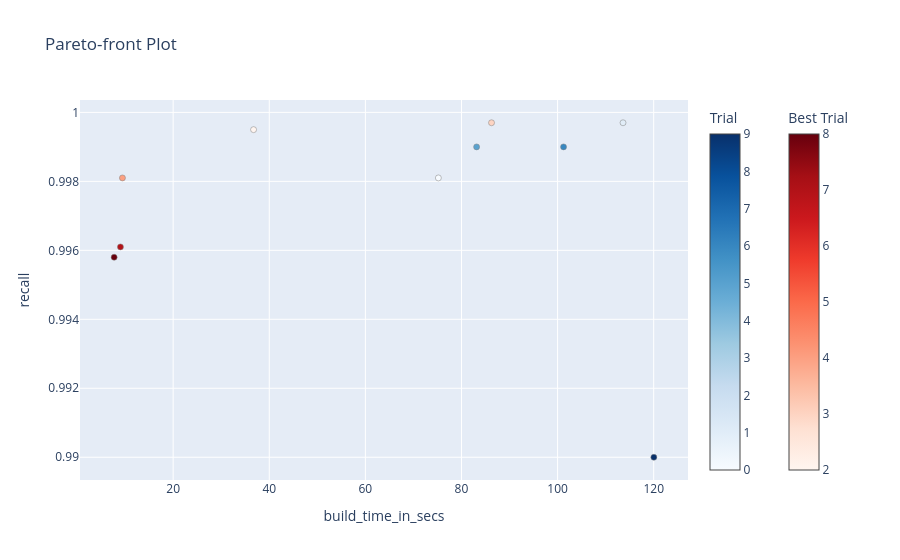
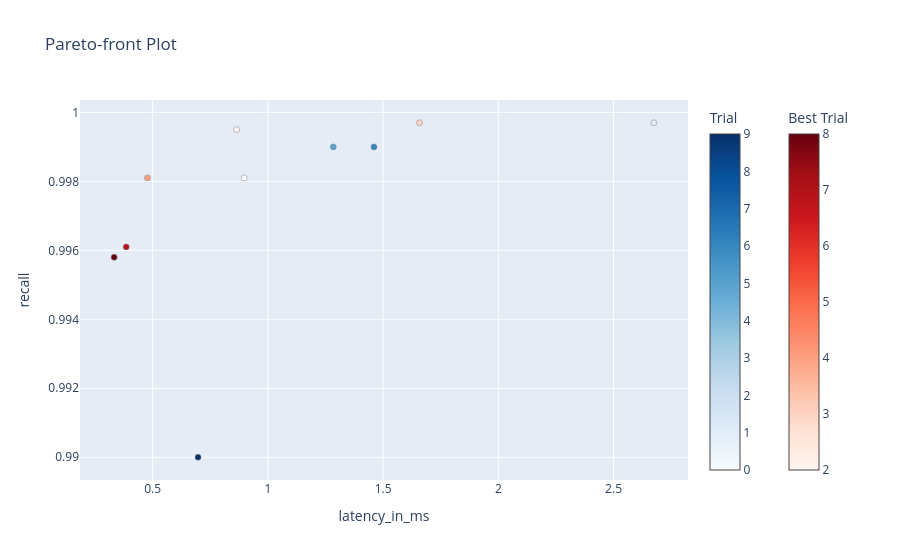

Notebook code cell kept with these figures, in order:
### Code cell
visualization(ivf_flat_study)

### Figure 1 — Plotly figure (JSON) as saved in the notebook; plotly's stock layout.template omitted (floating-point values rounded to 4 significant figures)
{"data": [{"hovertemplate": "%{text}<extra>Trial</extra>", "marker": {"color": [0, 1, 5, 6, 9], "colorbar": {"title": {"text": "Trial"}}, "colorscale": [[0, "rgb(247,251,255)"], [0.125, "rgb(222,235,247)"], [0.25, "rgb(198,219,239)"], [0.375, "rgb(158,202,225)"], [0.5, "rgb(107,174,214)"], [0.625, "rgb(66,146,198)"], [0.75, "rgb(33,113,181)"], [0.875, "rgb(8,81,156)"], [1, "rgb(8,48,107)"]], "line": {"color": "Grey", "width": 0.5}}, "mode": "markers", "showlegend": false, "text": ["{<br>  \"number\": 0,<br>  \"values\": [<br>    75.1913,<br>    0.8972,<br>    0.9981<br>  ],<br>  \"params\": {<br>    \"n_lists\": 52685,<br>    \"n_probes\": 3156<br>  }<br>}", "{<br>  \"number\": 1,<br>  \"values\": [<br>    113.6149,<br>    2.6748,<br>    0.9997<br>  ],<br>  \"params\": {<br>    \"n_lists\": 82860,<br>    \"n_probes\": 7149<br>  }<br>}", "{<br>  \"number\": 5,<br>  \"values\": [<br>    83.149,<br>    1.2837,<br>    0.999<br>  ],<br>  \"params\": {<br>    \"n_lists\": 59073,<br>    \"n_probes\": 4320<br>  }<br>}", "{<br>  \"number\": 6,<br>  \"values\": [<br>    101.2373,<br>    1.4603,<br>    0.999<br>  ],<br>  \"params\": {<br>    \"n_lists\": 74415,<br>    \"n_probes\": 4816<br>  }<br>}", "{<br>  \"number\": 9,<br>  \"values\": [<br>    120.0313,<br>    0.697,<br>    0.99<br>  ],<br>  \"params\": {<br>    \"n_lists\": 86293,<br>    \"n_probes\": 2296<br>  }<br>}"], "type": "scatter", "x": [75.19, 113.6, 83.15, 101.2, 120.0], "y": [0.9981, 0.9997, 0.999, 0.999, 0.99]}, {"hovertemplate": "%{text}<extra>Best Trial</extra>", "marker": {"color": [2, 3, 4, 7, 8], "colorbar": {"title": {"text": "Best Trial"}, "x": 1.1, "xpad": 40}, "colorscale": [[0, "rgb(255,245,240)"], [0.125, "rgb(254,224,210)"], [0.25, "rgb(252,187,161)"], [0.375, "rgb(252,146,114)"], [0.5, "rgb(251,106,74)"], [0.625, "rgb(239,59,44)"], [0.75, "rgb(203,24,29)"], [0.875, "rgb(165,15,21)"], [1, "rgb(103,0,13)"]], "line": {"color": "Grey", "width": 0.5}}, "mode": "markers", "showlegend": false, "text": ["{<br>  \"number\": 2,<br>  \"values\": [<br>    36.7357,<br>    0.864,<br>    0.9995<br>  ],<br>  \"params\": {<br>    \"n_lists\": 22940,<br>    \"n_probes\": 2270<br>  }<br>}", "{<br>  \"number\": 3,<br>  \"values\": [<br>    86.2527,<br>    1.6581,<br>    0.9997<br>  ],<br>  \"params\": {<br>    \"n_lists\": 61570,<br>    \"n_probes\": 5361<br>  }<br>}", "{<br>  \"number\": 4,<br>  \"values\": [<br>    9.4476,<br>    0.4777,<br>    0.9981<br>  ],<br>  \"params\": {<br>    \"n_lists\": 4074,<br>    \"n_probes\": 325<br>  }<br>}", "{<br>  \"number\": 7,<br>  \"values\": [<br>    9.032,<br>    0.3852,<br>    0.9961<br>  ],<br>  \"params\": {<br>    \"n_lists\": 2838,<br>    \"n_probes\": 182<br>  }<br>}", "{<br>  \"number\": 8,<br>  \"values\": [<br>    7.7224,<br>    0.333,<br>    0.9958<br>  ],<br>  \"params\": {<br>    \"n_lists\": 2642,<br>    \"n_probes\": 144<br>  }<br>}"], "type": "scatter", "x": [36.74, 86.25, 9.448, 9.032, 7.722], "y": [0.9995, 0.9997, 0.9981, 0.9961, 0.9958]}], "layout": {"title": {"text": "Pareto-front Plot"}, "xaxis": {"title": {"text": "build_time_in_secs"}}, "yaxis": {"title": {"text": "recall"}}}}

### Figure 2 — Plotly figure (JSON) as saved in the notebook; plotly's stock layout.template omitted (floating-point values rounded to 4 significant figures)
{"data": [{"hovertemplate": "%{text}<extra>Trial</extra>", "marker": {"color": [0, 1, 5, 6, 9], "colorbar": {"title": {"text": "Trial"}}, "colorscale": [[0, "rgb(247,251,255)"], [0.125, "rgb(222,235,247)"], [0.25, "rgb(198,219,239)"], [0.375, "rgb(158,202,225)"], [0.5, "rgb(107,174,214)"], [0.625, "rgb(66,146,198)"], [0.75, "rgb(33,113,181)"], [0.875, "rgb(8,81,156)"], [1, "rgb(8,48,107)"]], "line": {"color": "Grey", "width": 0.5}}, "mode": "markers", "showlegend": false, "text": ["{<br>  \"number\": 0,<br>  \"values\": [<br>    75.1913,<br>    0.8972,<br>    0.9981<br>  ],<br>  \"params\": {<br>    \"n_lists\": 52685,<br>    \"n_probes\": 3156<br>  }<br>}", "{<br>  \"number\": 1,<br>  \"values\": [<br>    113.6149,<br>    2.6748,<br>    0.9997<br>  ],<br>  \"params\": {<br>    \"n_lists\": 82860,<br>    \"n_probes\": 7149<br>  }<br>}", "{<br>  \"number\": 5,<br>  \"values\": [<br>    83.149,<br>    1.2837,<br>    0.999<br>  ],<br>  \"params\": {<br>    \"n_lists\": 59073,<br>    \"n_probes\": 4320<br>  }<br>}", "{<br>  \"number\": 6,<br>  \"values\": [<br>    101.2373,<br>    1.4603,<br>    0.999<br>  ],<br>  \"params\": {<br>    \"n_lists\": 74415,<br>    \"n_probes\": 4816<br>  }<br>}", "{<br>  \"number\": 9,<br>  \"values\": [<br>    120.0313,<br>    0.697,<br>    0.99<br>  ],<br>  \"params\": {<br>    \"n_lists\": 86293,<br>    \"n_probes\": 2296<br>  }<br>}"], "type": "scatter", "x": [0.8972, 2.675, 1.284, 1.46, 0.697], "y": [0.9981, 0.9997, 0.999, 0.999, 0.99]}, {"hovertemplate": "%{text}<extra>Best Trial</extra>", "marker": {"color": [2, 3, 4, 7, 8], "colorbar": {"title": {"text": "Best Trial"}, "x": 1.1, "xpad": 40}, "colorscale": [[0, "rgb(255,245,240)"], [0.125, "rgb(254,224,210)"], [0.25, "rgb(252,187,161)"], [0.375, "rgb(252,146,114)"], [0.5, "rgb(251,106,74)"], [0.625, "rgb(239,59,44)"], [0.75, "rgb(203,24,29)"], [0.875, "rgb(165,15,21)"], [1, "rgb(103,0,13)"]], "line": {"color": "Grey", "width": 0.5}}, "mode": "markers", "showlegend": false, "text": ["{<br>  \"number\": 2,<br>  \"values\": [<br>    36.7357,<br>    0.864,<br>    0.9995<br>  ],<br>  \"params\": {<br>    \"n_lists\": 22940,<br>    \"n_probes\": 2270<br>  }<br>}", "{<br>  \"number\": 3,<br>  \"values\": [<br>    86.2527,<br>    1.6581,<br>    0.9997<br>  ],<br>  \"params\": {<br>    \"n_lists\": 61570,<br>    \"n_probes\": 5361<br>  }<br>}", "{<br>  \"number\": 4,<br>  \"values\": [<br>    9.4476,<br>    0.4777,<br>    0.9981<br>  ],<br>  \"params\": {<br>    \"n_lists\": 4074,<br>    \"n_probes\": 325<br>  }<br>}", "{<br>  \"number\": 7,<br>  \"values\": [<br>    9.032,<br>    0.3852,<br>    0.9961<br>  ],<br>  \"params\": {<br>    \"n_lists\": 2838,<br>    \"n_probes\": 182<br>  }<br>}", "{<br>  \"number\": 8,<br>  \"values\": [<br>    7.7224,<br>    0.333,<br>    0.9958<br>  ],<br>  \"params\": {<br>    \"n_lists\": 2642,<br>    \"n_probes\": 144<br>  }<br>}"], "type": "scatter", "x": [0.864, 1.658, 0.4777, 0.3852, 0.333], "y": [0.9995, 0.9997, 0.9981, 0.9961, 0.9958]}], "layout": {"title": {"text": "Pareto-front Plot"}, "xaxis": {"title": {"text": "latency_in_ms"}}, "yaxis": {"title": {"text": "recall"}}}}
